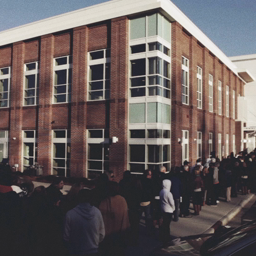
#> input picture poster/results/of_example/I0.png, 256 x 256 px
$ python 12_gen_motion_cues.py
#> lines starting #> are read from the running program, lines starting #| are printed output that depends on the picture
"""
poster/12_gen_motion_cues.py — Génère |I1-I0| et 0.5*(I0+I1) depuis I0.png / I1.png
Sauvegarde dans le même dossier que I0.png.
"""
import os
import numpy as np
from PIL import Image

FOLDER = os.path.join(os.path.dirname(__file__), "results", "of_example")

I0 = np.array(Image.open(os.path.join(FOLDER, "I0.png"))).astype(np.float32)
I1 = np.array(Image.open(os.path.join(FOLDER, "I1.png"))).astype(np.float32)
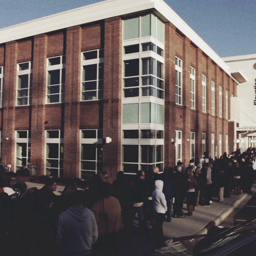
#> input picture poster/results/of_example/I1.png, 256 x 256 px

# |I1 - I0| — amplify x4 pour la visibilité (sinon trop sombre)
abs_diff = np.abs(I1 - I0)
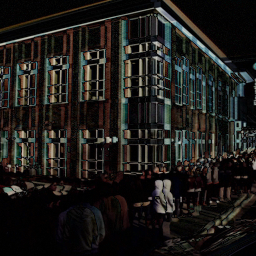
#> abs_diff: shape (256, 256, 3) float32; mean R, G, B 29.7, 28, 25.3
abs_diff_vis = np.clip(abs_diff * 4, 0, 255).astype(np.uint8)
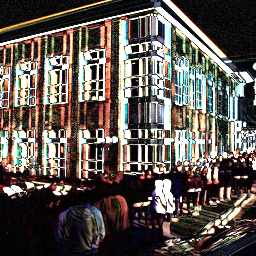
#> abs_diff_vis: shape (256, 256, 3); mean R, G, B 94.5, 86.8, 81.1
Image.fromarray(abs_diff_vis).save(os.path.join(FOLDER, "abs_diff.png"))
print(f"Saved: {FOLDER}/abs_diff.png")

# 0.5*(I0+I1)
avg = np.clip((I0 + I1) / 2.0, 0, 255).astype(np.uint8)
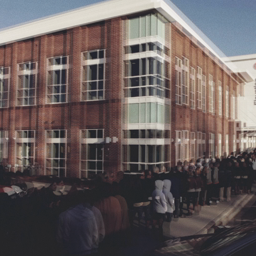
#> avg: shape (256, 256, 3); mean R, G, B 102.2, 92.6, 92.1
Image.fromarray(avg).save(os.path.join(FOLDER, "avg.png"))
print(f"Saved: {FOLDER}/avg.png")
